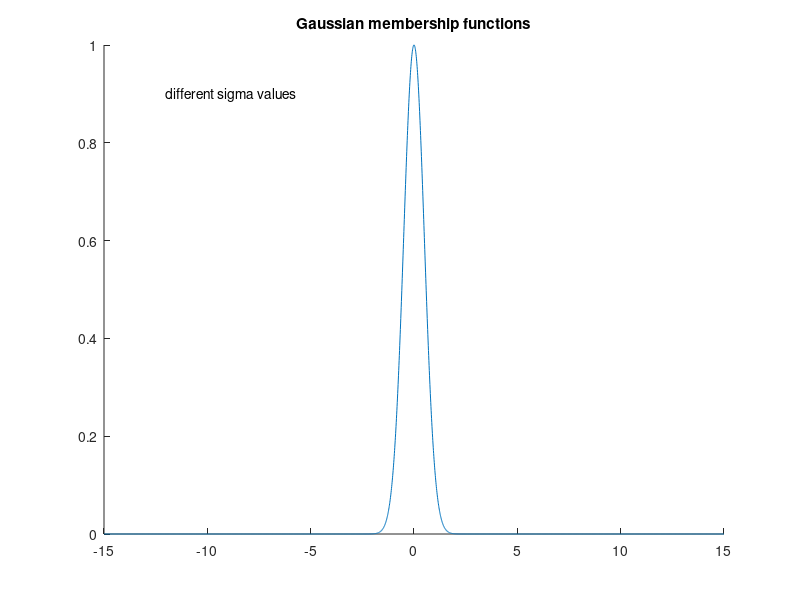

The MATLAB source for this figure: (Note: this script raises an error after producing the figure.)
% introduction to fuzzy logic toolbox
% some membership function commands will be applied
clc
clear all
close all

%% 
% Gaussian membership functions with different parameters
% write 'help gaussmf' to the command window for more info.
% y= gaussmf(x,[sigma c]); 
% analyzing for different sigma and c values
x = -15:0.01:15;
c = 0; % firstly constant c

figure (1)
text(-12,0.9,'different sigma values')
title('Gaussian membership functions')
hold on
for sigma=0.5:0.5:5 % The Gaussian MF needs a non-zero sigma. So we start with 0.5
    y = gaussmf(x,[sigma,c]);
    plot(x,y)
    hold on
    gtext(num2str(sigma)) %  put text(sigma values) wherever you want
end
hold off

figure (2)
sigma = 0.5;
text(-12,0.9,'different c values')
title('Gaussian membership functions')
hold on
for c=-5:1:5 % The Gaussian MF needs a non-zero sigma. So we start with 0.5
    y = gaussmf(x,[sigma,c]);
    plot(x,y)
    hold on
    gtext(num2str(c))
end
hold off
%% 
% Generalized bell membership functions with different parameters
% write 'help gbellmf' to the command window for more info.
% y= gbellmf(x,params); 
% second argument, params is as the vector whose entries are a, b, and c, respectively.
% a defines width of the curve f(x) = 0.5
% b is usually positive (Negative b results in upside down curve)
% b represents the slope of the curve at x= c-a and x=c+a
% c locates the center of the curve
% analyzing for different a, b and c values
% part-1
% different a
% constant b and c
b=4; c=6;
x = 0:0.1:10;
figure (3)
text(0,0.9,'different "a" values')
title('Generalized bell membership functions')
hold on
for a=2:1:6
    y= gbellmf(x,[a b c]);
    plot(x,y)
    hold on
    gtext(num2str(a))
end

% part-2
% different b
% constant a and c
a=2; c=6;
x = 0:0.1:10;
figure (4)
text(0,0.9,'different "b" values')
title('Generalized bell membership functions')
hold on
for b=2:2:12
    y= gbellmf(x,[a b c]);
    plot(x,y)
    hold on
    gtext(num2str(b))
end

% part-3
% different c
% constant a and b
a=2; b=4;
x = 0:0.1:10;
figure (5)
text(0,0.9,'different "c" values')
title('Generalized bell membership functions')
hold on
for c=2:1:7
    y= gbellmf(x,[a b c]);
    plot(x,y)
    hold on
    gtext(num2str(c))
end

%% 
% universe of discourse
% plot “weight of people” icluding the following fuzzy sets :
% “very light”, “light”, “average”, “heavy”, “very heavy”
% trimf will be used
x = 25:0.01:90;
y1 = trimf(x,[25 30 40]); % very light 
y2 = trimf(x,[40 50 60]); % light
y3 = trimf(x,[60 65 70]); % average
y4 = trimf(x,[70 75 80]); % heavy
y5 = trimf(x,[80 85 90]); % very heavy
plot (x,y1,x,y2,x,y3,x,y4,x,y5)
legend('very light', 'light', 'average', 'heavy', 'very heavy')
